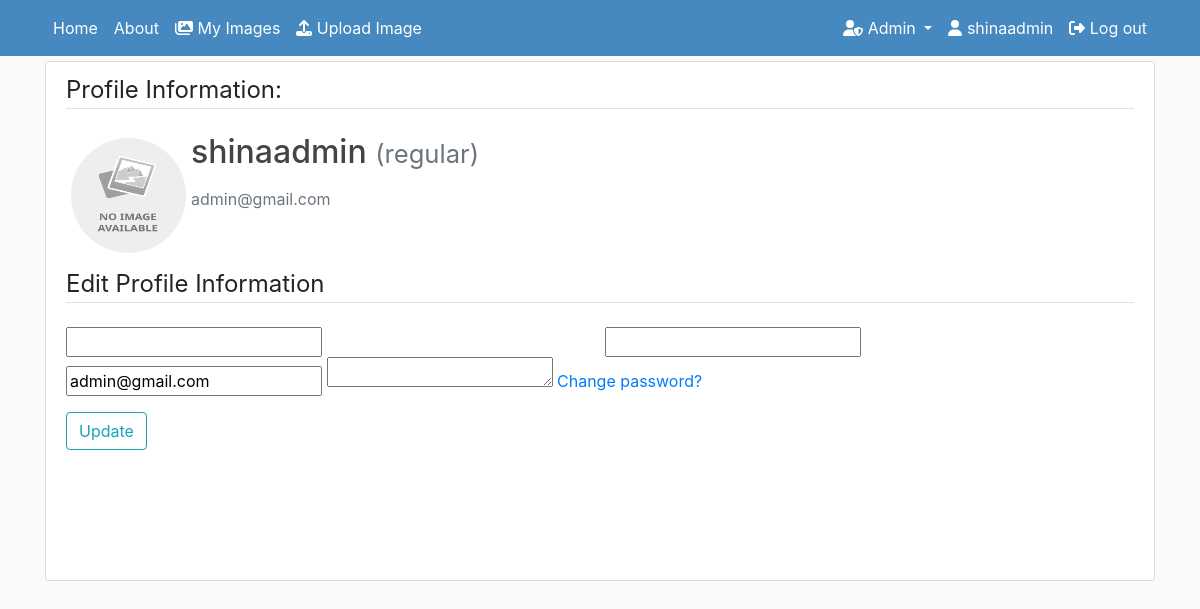
Before: /profile/shinaadmin (signed in) with the older database file.
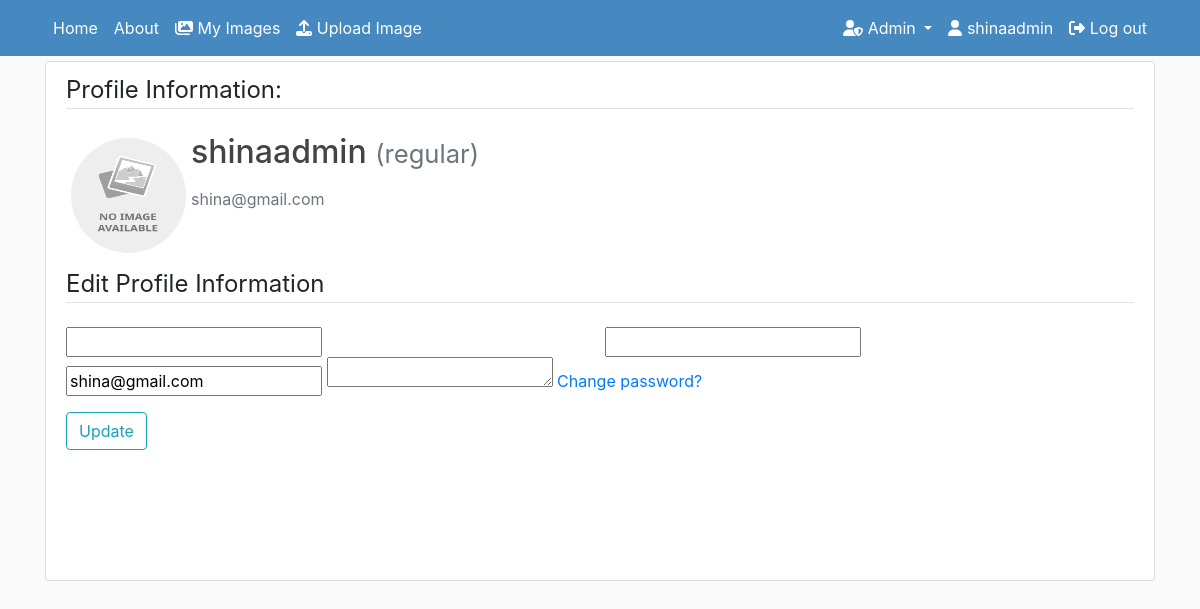
After: the same page with the newer database file.
### Users/models.py (models this page shows, shortened)
class CustomUser(AbstractUser):
    def image_upload_to(self, instance=None):
        if instance:
            return os.path.join("Users", self.username, instance)
        return None
    STATUS = (
        ('regular', 'regular'),
        ('subscriber', 'subscriber'),
        ('moderator', 'moderator'),
    )
    email = models.EmailField(unique=True)
    status = models.CharField(max_length=100, choices=STATUS, default='regular')
    description = models.TextField("Description", max_length=600, default='', blank=True)
    image = models.ImageField(default='default/user.jpg', upload_to=image_upload_to)

### Users/views.py (the view, shortened to what this page needs)
# urls.py: path('profile/<username>', views.profile, name='profile'),
def profile(request, username):
    user = get_user_model().objects.filter(username=username).first()
    if user:
        form = UserUpdateForm(instance=user)
        form.fields['description'].widget.attrs = {'rows': 1}
        return render(
            request=request,
            template_name="Users/profile.html",
            context={"form": form}
            )
    return redirect("homepage")

### Users/forms.py
class UserUpdateForm(forms.ModelForm):
    email = forms.EmailField()
    class Meta:
        model = get_user_model()
        fields = ['first_name', 'last_name', 'email', 'image', 'description']

### Users/templates/Users/profile.html (shortened to what this page needs)
{% extends "SHINA1/header.html" %}
{% block content %}
<div class="content-section col-lg-12 col-md-12 col-sm-12 tutorial-style" style="min-height:65vh;">
    <legend class="border-bottom mb-4">Profile Information:</legend>
    <form method="POST" enctype="multipart/form-data">
        <div class="media">
            {% if user.username == form.instance.username %}
                    <label for="id_image">
                        <img class="rounded-circle account-img profile-image"
                            style="cursor: pointer"
                            src="{{ form.instance.image.url }}"
                            title="Upload new image">
                    </label>
            {% else %}
                <img class="rounded-circle account-img profile-image", src="{{ form.instance.image.url }}">
            {% endif %}
            <div class="media-body">
                <h2 class="account-heading">{{ form.instance.username }}
                    <small class="text-muted">({{ form.instance.status }})</small>
                </h2>
                <p class="text-secondary">{{ form.instance.email }}</p>
            </div>
        </div>
        {% if user.username == form.instance.username %}
            <fieldset class="form-group">
                <legend class="border-bottom mb-4">Edit Profile Information</legend>
                <div class="form-row">
                    <div class="form-group col-md-6 mb-0">
                        {{ form.first_name}}
                    </div>
                    <div class="form-group col-md-6 mb-0">
                        {{ form.last_name }}
                    </div>
                </div>
                {{ form.email }}
                {{ form.description }}
                <a href="{% url 'password_change' %}">Change password?</a>
            </fieldset>
            <div class="form-group">
                <button class="btn btn-outline-info" type="submit">Update</button>
            </div>
        {% endif %}
    </form>
</div>
{% endblock content %}

### SHINA/templates/SHINA1/includes/navbar.html (shortened to what this page needs)
<header class="site-header" style="margin-bottom: 5px">
    <nav class="navbar navbar-expand-md navbar-color">
        <div class="container">
            <div class="navbar-nav">
                <a class="nav-item nav-link" href="/">Home</a>
            </div>
            <div class="collapse navbar-collapse" id="navbarToggle">
                <div class="navbar-nav mr-auto">
                    <a class="nav-item nav-link" href="/">About</a>
                    {% if user.is_authenticated %}
                        <a class="nav-item nav-link" href="{% url 'user_dashboard' %}">
                            <i class="fas fa-images"></i> My Images
                        </a>
                        <a class="nav-item nav-link" href="{% url 'user_upload_image' %}">
                            <i class="fas fa-upload"></i> Upload Image
                        </a>
                    {% endif %}
                </div>
                <div class="navbar-nav">
                    {% if user.is_authenticated %}
                        {% if user.is_superuser %}
                            <div class="dropdown">
                                <a class="nav-item nav-link dropdown-toggle" href="#" id="adminDropdown" role="button" data-toggle="dropdown" aria-haspopup="true" aria-expanded="false">
                                    <i class="fas fa-user-shield"></i> Admin
                                </a>
                            </div>
                        {% endif %}
                        <a class="nav-item nav-link" href="{% url 'profile' user.username %}">
                            <i class="fas fa-user"></i> {{user.username}}
                        </a>
                        <a class="nav-item nav-link" href="{% url 'logout' %}">
                            <i class="fas fa-sign-out-alt"></i> Log out
                        </a>
                    {% endif %}
                </div>
            </div>
        </div>
    </nav>
</header>

Changed rows visible on the page:
changed CustomUser "shinaadmin": instance.email "admin@gmail.com" → "shina@gmail.com"; email "admin@gmail.com" → "shina@gmail.com"
